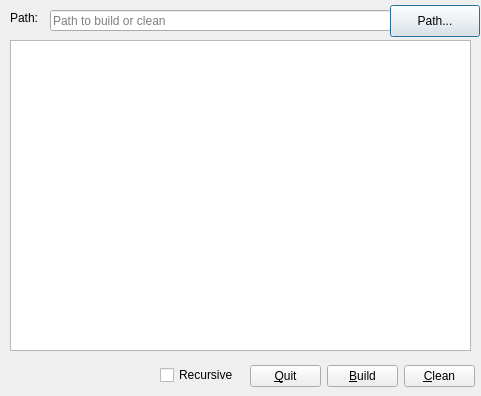
<?xml version="1.0" encoding="UTF-8"?>
<ui version="4.0">
 <class>MakePyQtDlg</class>
 <widget class="QDialog" name="MakePyQtDlg">
  <property name="geometry">
   <rect>
    <x>0</x>
    <y>0</y>
    <width>481</width>
    <height>396</height>
   </rect>
  </property>
  <property name="sizePolicy">
   <sizepolicy hsizetype="Preferred" vsizetype="Preferred">
    <horstretch>0</horstretch>
    <verstretch>0</verstretch>
   </sizepolicy>
  </property>
  <property name="minimumSize">
   <size>
    <width>481</width>
    <height>396</height>
   </size>
  </property>
  <property name="maximumSize">
   <size>
    <width>481</width>
    <height>396</height>
   </size>
  </property>
  <property name="windowTitle">
   <string>Make PyQt</string>
  </property>
  <widget class="QCheckBox" name="chkRecursive">
   <property name="geometry">
    <rect>
     <x>160</x>
     <y>365</y>
     <width>87</width>
     <height>20</height>
    </rect>
   </property>
   <property name="text">
    <string>Recursive</string>
   </property>
  </widget>
  <widget class="QLabel" name="lblPath">
   <property name="geometry">
    <rect>
     <x>10</x>
     <y>10</y>
     <width>40</width>
     <height>16</height>
    </rect>
   </property>
   <property name="text">
    <string>Path:</string>
   </property>
  </widget>
  <widget class="QLineEdit" name="edPath">
   <property name="geometry">
    <rect>
     <x>50</x>
     <y>10</y>
     <width>341</width>
     <height>21</height>
    </rect>
   </property>
   <property name="placeholderText">
    <string>Path to build or clean</string>
   </property>
  </widget>
  <widget class="QPushButton" name="btnBrowsePath">
   <property name="geometry">
    <rect>
     <x>390</x>
     <y>5</y>
     <width>90</width>
     <height>32</height>
    </rect>
   </property>
   <property name="text">
    <string>Path...</string>
   </property>
  </widget>
  <widget class="QWidget" name="layoutWidget">
   <property name="geometry">
    <rect>
     <x>250</x>
     <y>360</y>
     <width>225</width>
     <height>32</height>
    </rect>
   </property>
   <layout class="QHBoxLayout" name="horizontalLayout">
    <item>
     <widget class="QPushButton" name="btnQuit">
      <property name="text">
       <string>&amp;Quit</string>
      </property>
     </widget>
    </item>
    <item>
     <widget class="QPushButton" name="btnBuild">
      <property name="text">
       <string>&amp;Build</string>
      </property>
     </widget>
    </item>
    <item>
     <widget class="QPushButton" name="btnClean">
      <property name="text">
       <string>&amp;Clean</string>
      </property>
     </widget>
    </item>
   </layout>
  </widget>
  <widget class="QTextBrowser" name="output">
   <property name="geometry">
    <rect>
     <x>10</x>
     <y>40</y>
     <width>461</width>
     <height>311</height>
    </rect>
   </property>
   <property name="sizePolicy">
    <sizepolicy hsizetype="Expanding" vsizetype="Expanding">
     <horstretch>0</horstretch>
     <verstretch>0</verstretch>
    </sizepolicy>
   </property>
  </widget>
  <zorder>layoutWidget</zorder>
  <zorder>chkRecursive</zorder>
  <zorder>lblPath</zorder>
  <zorder>edPath</zorder>
  <zorder>btnBrowsePath</zorder>
  <zorder>output</zorder>
 </widget>
 <resources/>
 <connections>
  <connection>
   <sender>btnQuit</sender>
   <signal>clicked()</signal>
   <receiver>MakePyQtDlg</receiver>
   <slot>close()</slot>
   <hints>
    <hint type="sourcelabel">
     <x>284</x>
     <y>375</y>
    </hint>
    <hint type="destinationlabel">
     <x>240</x>
     <y>197</y>
    </hint>
   </hints>
  </connection>
 </connections>
</ui>
